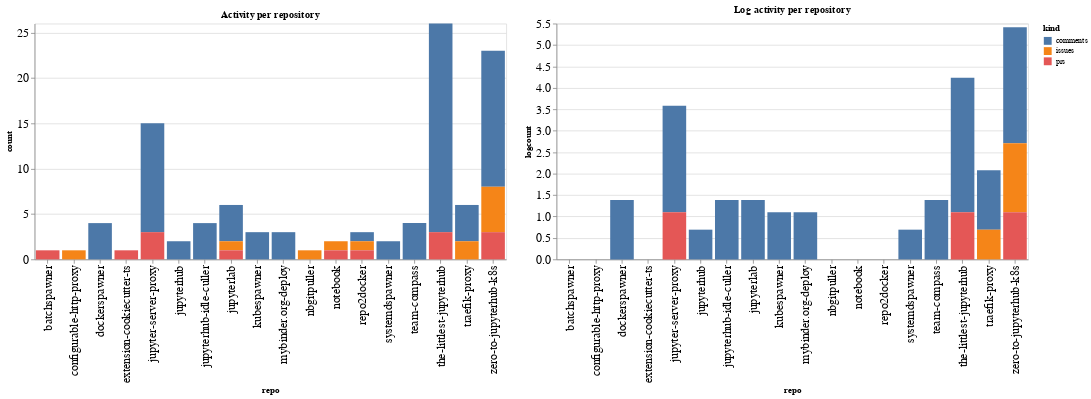

The code cell stored with this chart in its notebook:
### Code cell
ch1 = alt.Chart(repo_summaries, width=600, title="Activity per repository").mark_bar().encode(
    x='repo',
    y='count',
    color='kind',
    tooltip="kind"
)

ch2 = alt.Chart(repo_summaries, width=600, title="Log activity per repository").mark_bar().encode(
    x='repo',
    y='logcount',
    color='kind',
    tooltip="kind"
)

ch1 | ch2

### Figure 1 — Vega-Lite specification as saved in the notebook (floating-point values rounded to 4 significant figures)
{"config": {"axisLeft": {"labelFontSize": 15}, "axisBottom": {"labelFontSize": 15}}, "hconcat": [{"mark": "bar", "encoding": {"color": {"type": "nominal", "field": "kind"}, "tooltip": {"type": "nominal", "field": "kind"}, "x": {"type": "nominal", "field": "repo"}, "y": {"type": "quantitative", "field": "count"}}, "title": "Activity per repository", "width": 600}, {"mark": "bar", "encoding": {"color": {"type": "nominal", "field": "kind"}, "tooltip": {"type": "nominal", "field": "kind"}, "x": {"type": "nominal", "field": "repo"}, "y": {"type": "quantitative", "field": "logcount"}}, "title": "Log activity per repository", "width": 600}], "data": {"name": "data-39d9a1f79bb40fba6dd4f505886b1a0f"}, "$schema": "https://vega.github.io/schema/vega-lite/v4.8.1.json", "datasets": {"data-39d9a1f79bb40fba6dd4f505886b1a0f": [{"repo": "batchspawner", "kind": "prs", "count": 1, "logcount": 0.0}, {"repo": "configurable-http-proxy", "kind": "issues", "count": 1, "logcount": 0.0}, {"repo": "dockerspawner", "kind": "comments", "count": 4, "logcount": 1.386}, {"repo": "extension-cookiecutter-ts", "kind": "prs", "count": 1, "logcount": 0.0}, {"repo": "jupyter-server-proxy", "kind": "comments", "count": 12, "logcount": 2.485}, {"repo": "jupyter-server-proxy", "kind": "prs", "count": 3, "logcount": 1.099}, {"repo": "jupyterhub", "kind": "comments", "count": 2, "logcount": 0.6931}, {"repo": "jupyterhub-idle-culler", "kind": "comments", "count": 4, "logcount": 1.386}, {"repo": "jupyterlab", "kind": "comments", "count": 4, "logcount": 1.386}, {"repo": "jupyterlab", "kind": "issues", "count": 1, "logcount": 0.0}, {"repo": "jupyterlab", "kind": "prs", "count": 1, "logcount": 0.0}, {"repo": "kubespawner", "kind": "comments", "count": 3, "logcount": 1.099}, {"repo": "mybinder.org-deploy", "kind": "comments", "count": 3, "logcount": 1.099}, {"repo": "nbgitpuller", "kind": "issues", "count": 1, "logcount": 0.0}, {"repo": "notebook", "kind": "issues", "count": 1, "logcount": 0.0}, {"repo": "notebook", "kind": "prs", "count": 1, "logcount": 0.0}, {"repo": "repo2docker", "kind": "comments", "count": 1, "logcount": 0.0}, {"repo": "repo2docker", "kind": "issues", "count": 1, "logcount": 0.0}, {"repo": "repo2docker", "kind": "prs", "count": 1, "logcount": 0.0}, {"repo": "systemdspawner", "kind": "comments", "count": 2, "logcount": 0.6931}, {"repo": "team-compass", "kind": "comments", "count": 4, "logcount": 1.386}, {"repo": "the-littlest-jupyterhub", "kind": "comments", "count": 23, "logcount": 3.135}, {"repo": "the-littlest-jupyterhub", "kind": "prs", "count": 3, "logcount": 1.099}, {"repo": "traefik-proxy", "kind": "comments", "count": 4, "logcount": 1.386}, {"repo": "traefik-proxy", "kind": "issues", "count": 2, "logcount": 0.6931}, {"repo": "zero-to-jupyterhub-k8s", "kind": "comments", "count": 15, "logcount": 2.708}, {"repo": "zero-to-jupyterhub-k8s", "kind": "issues", "count": 5, "logcount": 1.609}, {"repo": "zero-to-jupyterhub-k8s", "kind": "prs", "count": 3, "logcount": 1.099}]}}
